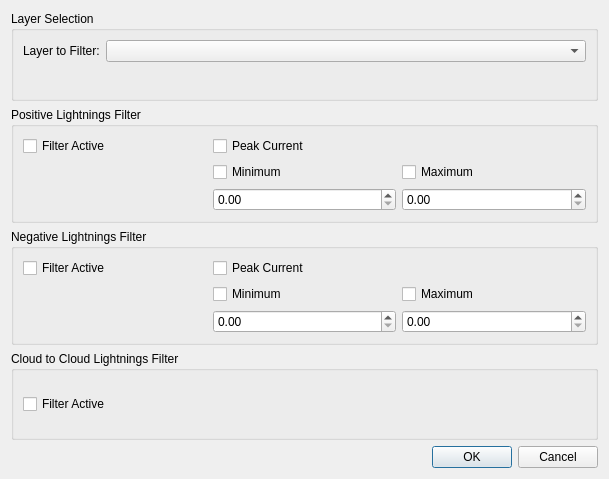
<?xml version="1.0" encoding="UTF-8"?>
<ui version="4.0">
 <class>Dialog</class>
 <widget class="QDialog" name="Dialog">
  <property name="geometry">
   <rect>
    <x>0</x>
    <y>0</y>
    <width>609</width>
    <height>479</height>
   </rect>
  </property>
  <property name="windowTitle">
   <string>Lightnings Filters</string>
  </property>
  <layout class="QGridLayout" name="gridLayout">
   <item row="1" column="0">
    <widget class="QDialogButtonBox" name="buttonBox">
     <property name="orientation">
      <enum>Qt::Horizontal</enum>
     </property>
     <property name="standardButtons">
      <set>QDialogButtonBox::Cancel|QDialogButtonBox::Ok</set>
     </property>
    </widget>
   </item>
   <item row="0" column="0">
    <layout class="QVBoxLayout" name="verticalLayout">
     <item>
      <widget class="QGroupBox" name="groupBox_2">
       <property name="title">
        <string>Layer Selection</string>
       </property>
       <layout class="QGridLayout" name="gridLayout_8">
        <item row="0" column="0">
         <layout class="QFormLayout" name="formLayout_3">
          <item row="0" column="0">
           <widget class="QLabel" name="label">
            <property name="text">
             <string>Layer to Filter:</string>
            </property>
           </widget>
          </item>
          <item row="0" column="1">
           <widget class="QgsMapLayerComboBox" name="_layer"/>
          </item>
         </layout>
        </item>
       </layout>
      </widget>
     </item>
     <item>
      <widget class="QGroupBox" name="groupBox">
       <property name="title">
        <string>Positive Lightnings Filter</string>
       </property>
       <layout class="QGridLayout" name="gridLayout_3">
        <item row="0" column="0">
         <layout class="QGridLayout" name="gridLayout_2">
          <item row="0" column="1">
           <layout class="QVBoxLayout" name="verticalLayout_5">
            <item>
             <widget class="QCheckBox" name="_enable_positive_current_filter">
              <property name="text">
               <string>Peak Current</string>
              </property>
             </widget>
            </item>
           </layout>
          </item>
          <item row="0" column="0">
           <layout class="QVBoxLayout" name="verticalLayout_6">
            <item>
             <widget class="QCheckBox" name="_enable_positive_filter">
              <property name="text">
               <string>Filter Active</string>
              </property>
             </widget>
            </item>
           </layout>
          </item>
          <item row="0" column="2">
           <layout class="QVBoxLayout" name="verticalLayout_7"/>
          </item>
          <item row="1" column="2">
           <layout class="QVBoxLayout" name="verticalLayout_4">
            <item>
             <widget class="QCheckBox" name="_enable_positive_max_current_filter">
              <property name="text">
               <string>Maximum</string>
              </property>
             </widget>
            </item>
            <item>
             <widget class="QDoubleSpinBox" name="_double_positive_max_current_filter"/>
            </item>
           </layout>
          </item>
          <item row="1" column="1">
           <layout class="QVBoxLayout" name="verticalLayout_3">
            <item>
             <widget class="QCheckBox" name="_enable_positive_min_current_filter">
              <property name="text">
               <string>Minimum</string>
              </property>
             </widget>
            </item>
            <item>
             <widget class="QDoubleSpinBox" name="_double_positive_min_current_filter"/>
            </item>
           </layout>
          </item>
         </layout>
        </item>
       </layout>
      </widget>
     </item>
     <item>
      <widget class="QGroupBox" name="groupBox_3">
       <property name="title">
        <string>Negative Lightnings Filter</string>
       </property>
       <layout class="QGridLayout" name="gridLayout_4">
        <item row="0" column="0">
         <layout class="QGridLayout" name="gridLayout_5">
          <item row="0" column="1">
           <layout class="QVBoxLayout" name="verticalLayout_8">
            <item>
             <widget class="QCheckBox" name="_enable_negative_current_filter">
              <property name="text">
               <string>Peak Current</string>
              </property>
             </widget>
            </item>
           </layout>
          </item>
          <item row="0" column="0">
           <layout class="QVBoxLayout" name="verticalLayout_9">
            <item>
             <widget class="QCheckBox" name="_enable_negative_filter">
              <property name="text">
               <string>Filter Active</string>
              </property>
             </widget>
            </item>
           </layout>
          </item>
          <item row="0" column="2">
           <layout class="QVBoxLayout" name="verticalLayout_10"/>
          </item>
          <item row="1" column="2">
           <layout class="QVBoxLayout" name="verticalLayout_11">
            <item>
             <widget class="QCheckBox" name="_enable_negative_max_current_filter">
              <property name="text">
               <string>Maximum</string>
              </property>
             </widget>
            </item>
            <item>
             <widget class="QDoubleSpinBox" name="_double_negative_max_current_filter"/>
            </item>
           </layout>
          </item>
          <item row="1" column="1">
           <layout class="QVBoxLayout" name="verticalLayout_12">
            <item>
             <widget class="QCheckBox" name="_enable_negative_min_current_filter">
              <property name="text">
               <string>Minimum</string>
              </property>
             </widget>
            </item>
            <item>
             <widget class="QDoubleSpinBox" name="_double_negative_min_current_filter"/>
            </item>
           </layout>
          </item>
         </layout>
        </item>
       </layout>
      </widget>
     </item>
     <item>
      <widget class="QGroupBox" name="groupBox_4">
       <property name="title">
        <string>Cloud to Cloud Lightnings Filter</string>
       </property>
       <layout class="QGridLayout" name="gridLayout_6">
        <item row="0" column="0">
         <layout class="QGridLayout" name="gridLayout_7">
          <item row="0" column="0">
           <layout class="QVBoxLayout" name="verticalLayout_14">
            <item>
             <widget class="QCheckBox" name="_enable_cloud_filter">
              <property name="text">
               <string>Filter Active</string>
              </property>
             </widget>
            </item>
           </layout>
          </item>
         </layout>
        </item>
       </layout>
      </widget>
     </item>
    </layout>
   </item>
  </layout>
 </widget>
 <customwidgets>
  <customwidget>
   <class>QgsMapLayerComboBox</class>
   <extends>QComboBox</extends>
   <header>qgsmaplayercombobox.h</header>
  </customwidget>
 </customwidgets>
 <resources/>
 <connections>
  <connection>
   <sender>buttonBox</sender>
   <signal>accepted()</signal>
   <receiver>Dialog</receiver>
   <slot>accept()</slot>
   <hints>
    <hint type="sourcelabel">
     <x>248</x>
     <y>254</y>
    </hint>
    <hint type="destinationlabel">
     <x>157</x>
     <y>274</y>
    </hint>
   </hints>
  </connection>
  <connection>
   <sender>buttonBox</sender>
   <signal>rejected()</signal>
   <receiver>Dialog</receiver>
   <slot>reject()</slot>
   <hints>
    <hint type="sourcelabel">
     <x>316</x>
     <y>260</y>
    </hint>
    <hint type="destinationlabel">
     <x>286</x>
     <y>274</y>
    </hint>
   </hints>
  </connection>
 </connections>
</ui>
